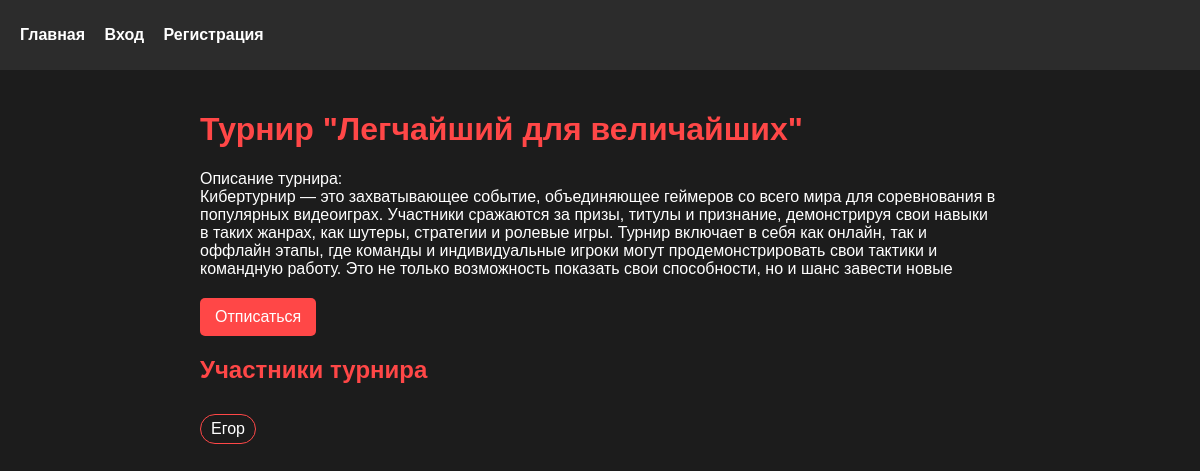
The page /tournament/1 on the database its author committed.
### models/Tournament.py (models this page shows, shortened)
class Tournament(db.Model, Base):
    __tablename__ = "tournaments"
    id = db.Column(db.Integer, primary_key=True)
    name = db.Column(db.String(100))
    description = db.Column(db.Text, nullable=True)
    creator_user_id = db.Column("creator_user_id", db.String(20), db.ForeignKey(User.id))
    @classmethod
    def get_tournament_by_id(cls, id):
        return cls.query.filter_by(id=id).first()
    @classmethod
    def get_tournament_participants_by_tournament_id(cls, tournament_id):
        participants_of_tournament = Tournament_participants.query\
            .join(User, Tournament_participants.user_id == User.id)\
            .add_columns(Tournament_participants.tournament_id, User.id, User.username)\
            .where(Tournament_participants.tournament_id == tournament_id)\
            .all()\
        return participants_of_tournament

### models/Tournament_participants.py (models this page shows, shortened)
class Tournament_participants(db.Model, Base):
    __tablename__ = 'tournament_participants'
    tournament_id = db.Column('tournament_id', db.ForeignKey('tournaments.id'), primary_key=True)
    user_id = db.Column('user_id', db.ForeignKey('users.id'))

### models/User.py (models this page shows, shortened)
class User(db.Model, UserMixin):
    __tablename__ = 'users'
    id = db.Column(db.String(20), primary_key=True, default=str(uuid4()))
    username = db.Column(db.String(20), unique=True, nullable=False)
    password = db.Column(db.String(50), nullable=False)

### routes/tournamentRouter.py (the view)
@tournamentRouter.route('/tournament/<int:tournament_id>', methods=["GET"])
def tournament(tournament_id):
    tour = Tournament.get_tournament_by_id(tournament_id)
    participants = Tournament.get_tournament_participants_by_tournament_id(tournament_id)
    is_participant_tournaments = User.query\
        .join(Tournament_participants, Tournament_participants.user_id == User.id)\
        .add_columns(Tournament_participants.tournament_id)\
        .all()
    is_participant_tournaments = map(lambda tour: tour.tournament_id, is_participant_tournaments)
    return render_template('pages/tournament.html', tournament=tour, participants=participants, is_participant_tournaments=is_participant_tournaments)

### templates/pages/tournament.html (shortened to what this page needs)
{% extends 'pages/base.html' %}
{% block content %}
<h1>Турнир "{{ tournament.name }}"</h1>
<div class="tour-card">
    <div>
        Описание турнира:<br>
        {{ tournament.description }}<br>
    </div>
    <div>
        {% if current_user.is_authenticated and
            (not(current_user.id == tournament.creator_user_id))
            and (not(tournament.id in is_participant_tournaments))
        %}
            <form action="{{ url_for('tournamentRouter.join_tournament', tournament_id=tournament.id) }}" method="post">
                <button type="submit">Присоединиться</button>
            </form>
        {% else %}
            <form action="{{ url_for('tournamentRouter.remove_participant', tournament_id=tournament.id) }}" method="post">
                <button type="submit">Отписаться</button>
            </form>
        {% endif %}
    </div>
    <div>
        <h2>Участники турнира</h2>
        <div class='tour-card__participants'>
            {% for participant in participants %}
                <p class="">{{ participant.username }}</p>
            {% endfor %}
        </div>
    </div>
</div>
{% endblock %}

### static/style.css (style rules this page uses)
body { background-color: #1c1c1c; color: #fff; font-family: 'Arial', sans-serif; margin: 0; padding: 0; }
h1, h2, h3 { color: #ff4747; }
.tour-card { margin-top: 20px; }
.tour-card div { margin-bottom: 10px; }
.tour-card__participants { display: flex; flex-direction: wrap; }
.tour-card__participants p { margin: 10px 0; padding: 5px 10px; border-radius: 100px; border: #ff4747 1px solid }
form button[type="submit"] { padding: 10px 15px; background-color: #ff4747; border: none; border-radius: 5px; color: #fff; font-size: 16px; cursor: pointer; }
form { margin-top: 20px; }
button { background-color: #ff4747; color: white; border: none; padding: 10px 15px; border-radius: 5px; cursor: pointer; font-size: 14px; }

### rows shown on the page
Tournament: name "Легчайший для величайших", description "Кибертурнир — это захватывающее событие, объединяющее геймеров со всего мира для соревнования в популярных видеоиграх. Участники сражаются за призы, титулы и признание, демонстрируя свои навыки в таких жанрах, как шутеры, стратегии и ролевые игры. Турнир включает в себя как онлайн, так и оффлайн этапы, где команды и индивидуальные игроки могут продемонстрировать свои тактики и командную работу. Это не только возможность показать свои способности, но и шанс завести новые"
Tournament_participants: username "Егор"
